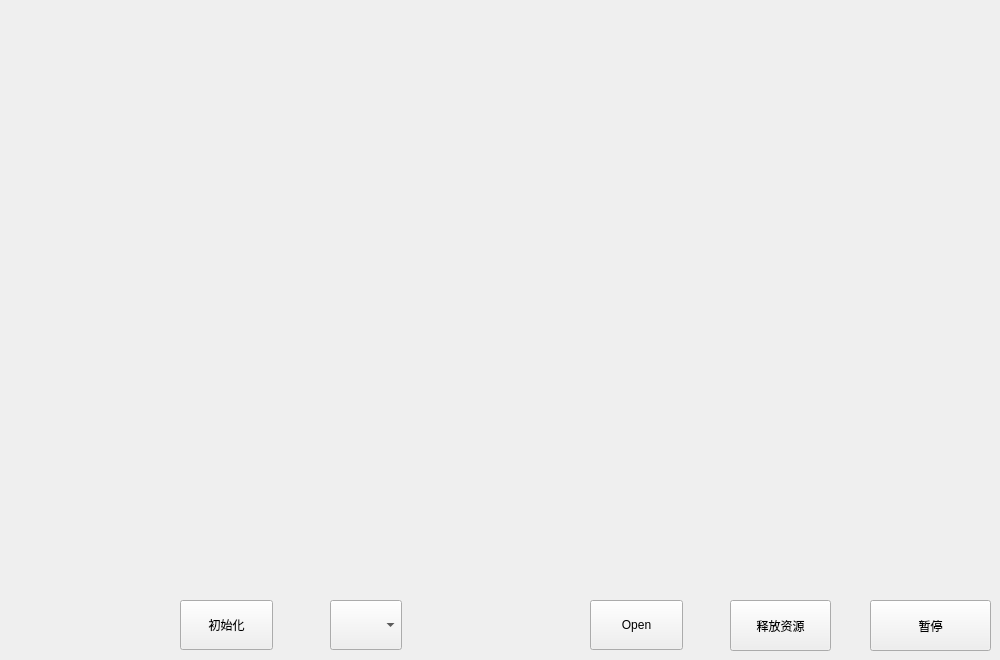
     <widget class="QWidget" name="camera_page">
      <widget class="QPushButton" name="thread_release">
       <property name="geometry">
        <rect>
         <x>730</x>
         <y>600</y>
         <width>101</width>
         <height>51</height>
        </rect>
       </property>
       <property name="text">
        <string>释放资源</string>
       </property>
      </widget>
      <widget class="QPushButton" name="thread_pause">
       <property name="geometry">
        <rect>
         <x>870</x>
         <y>600</y>
         <width>121</width>
         <height>51</height>
        </rect>
       </property>
       <property name="text">
        <string>暂停</string>
       </property>
      </widget>
      <widget class="QLabel" name="camera_label">
       <property name="geometry">
        <rect>
         <x>110</x>
         <y>50</y>
         <width>611</width>
         <height>511</height>
        </rect>
       </property>
       <property name="minimumSize">
        <size>
         <width>0</width>
         <height>500</height>
        </size>
       </property>
       <property name="text">
        <string/>
       </property>
      </widget>
      <widget class="QPushButton" name="thread_camera_init">
       <property name="geometry">
        <rect>
         <x>180</x>
         <y>600</y>
         <width>93</width>
         <height>50</height>
        </rect>
       </property>
       <property name="minimumSize">
        <size>
         <width>50</width>
         <height>50</height>
        </size>
       </property>
       <property name="text">
        <string>初始化</string>
       </property>
      </widget>
      <widget class="QComboBox" name="comboBox">
       <property name="geometry">
        <rect>
         <x>330</x>
         <y>600</y>
         <width>72</width>
         <height>50</height>
        </rect>
       </property>
       <property name="minimumSize">
        <size>
         <width>0</width>
         <height>50</height>
        </size>
       </property>
       <property name="maximumSize">
        <size>
         <width>200</width>
         <height>30</height>
        </size>
       </property>
       <property name="layoutDirection">
        <enum>Qt::LeftToRight</enum>
       </property>
       <property name="currentText">
        <string extracomment="开启的摄像头"/>
       </property>
       <property name="sizeAdjustPolicy">
        <enum>QComboBox::AdjustToContents</enum>
       </property>
      </widget>
      <widget class="QPushButton" name="camera_open_button">
       <property name="geometry">
        <rect>
         <x>590</x>
         <y>600</y>
         <width>93</width>
         <height>50</height>
        </rect>
       </property>
       <property name="minimumSize">
        <size>
         <width>0</width>
         <height>50</height>
        </size>
       </property>
       <property name="maximumSize">
        <size>
         <width>200</width>
         <height>16777215</height>
        </size>
       </property>
       <property name="text">
        <string>Open</string>
       </property>
      </widget>
     </widget>
